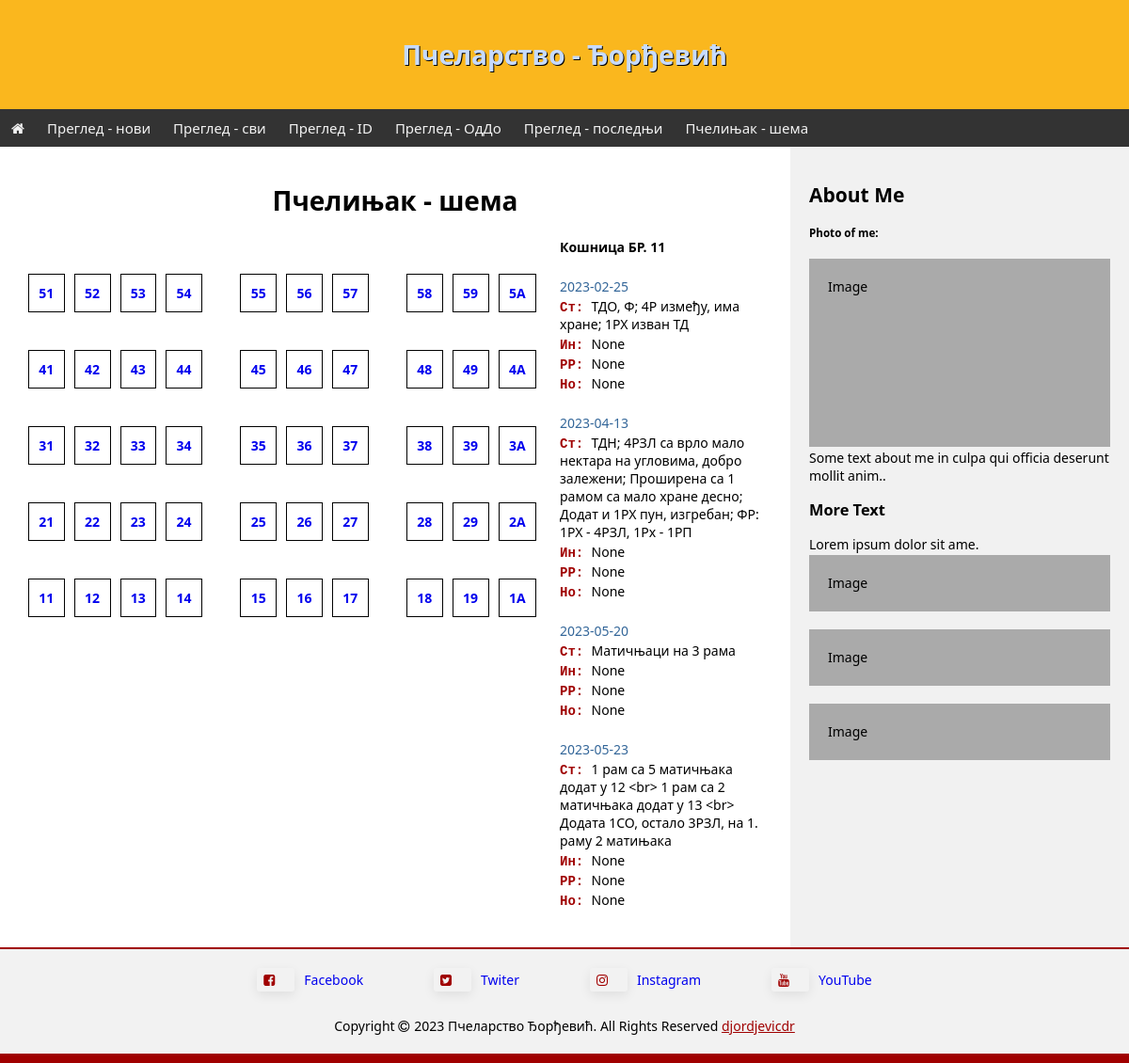
Page /shema?hive_id=11 on the committed database.
### tables this page shows
CREATE TABLE inspect (id INTEGER PRIMARY KEY ASC AUTOINCREMENT NOT NULL, hive_id TEXT (2) NOT NULL, date DATE NOT NULL, state VARCHAR (255), interv VARCHAR (255), frames VARCHAR (127), note VARCHAR (255));

### app.py (the view)
@app.route("/shema")
def shema():
    db = os.path.join(app.root_path, 'pcelinjak.db')
    con = sqlite3.connect(db)
    cur = con.cursor()
    hive_id = request.args.get("hive_id")
    if hive_id == None:
        return render_template("shema.html", hive_id=None, review=None)
    else:
        sql="""
        SELECT date, hive_id, state, interv, frames, note
        FROM inspect
        WHERE hive_id=?
        """
        cur.execute(sql, (hive_id,))
        rew=cur.fetchall()
        con.close()
        return render_template("shema.html", hive_id=hive_id, review=rew)

### templates/shema.html
{% extends 'template.html' %}
{% block content %}
<h1>Пчелињак - шема</h1>
<div class="shema">
  <div style="flex: 70%;">
    <table class="tshema">
      {% for i in ["5", "4", "3", "2", "1"] %}
        <tr>
          {% for j in ["1", "2", "3", "4", " ", "5", "6", "7", " ", "8", "9", "A"] %}
              {% if j !=" " %}
              <td>
                <a class="shemaid" href="shema?hive_id={{ i+j }}">
                  <b>{{ i+j }}</b>
                </a>
              </td>
              {% endif %}
              {% if j ==" " %}
                <td style="border: 0;"></td>
              {% endif %}
          {% endfor %}
        </tr>
      {% endfor %}
    </table>
  </div>
  <div style="flex: 30%; padding-left: 15px;">
    {% if review != None %}
      <p><b>Кошница БР. {{ hive_id }}</b></p>
      <br>
      {% for (date, hive_id, state, interv, frames, note) in review %}
        <p style="color: #336699">{{ date }}</p>
        <p><span class="vst">Ст: </span>{{ state }}</p>
	      <p><span class="vst">Ин: </span>{{ interv }}</p>
	      <p><span class="vst">РР: </span>{{ frames }}</p>
	      <p><span class="vst">Но: </span>{{ note }}</p>
        <br>
      {% endfor %}
    {% endif %}
  </div>
</div>
{% endblock content %}

### static/css/style.css (style rules this page uses)
* { box-sizing: border-box; }
body { margin: 0; font-family: 'Segoe UI', Tahoma, Geneva, Verdana, sans-serif; font-size: 14px; }
p { margin-top: 2px; margin-bottom: 2px; }
h1 { text-align: center; }
.vst { color: #a00000; font-weight: 600; font-family: 'Courier New', Courier, monospace; }
.shema { display:flex; flex-direction: row; flex-wrap: wrap; }
.shemaid { text-decoration: none; color: #0000EE; }
table.tshema { border-collapse: separate; border-spacing: 10px 40px; width: 100%; }
table.tshema td { border: 1px solid black; padding: 10px; text-align: center; border-spacing: 20px; }

### rows in the picture
inspect: date "2023-02-25", state "ТДО, Ф; 4Р између, има хране; 1РХ изван ТД", interv "None", frames "None", note "None"
inspect: date "2023-04-13", state "ТДН; 4РЗЛ са врло мало нектара на угловима, добро залежени; Проширена са 1 рамом са мало хране десно; Додат и 1РХ пун, изгребан; ФР: 1РХ - 4РЗЛ, 1Рх - 1РП", interv "None", frames "None", note "None"
inspect: date "2023-05-20", state "Матичњаци на 3 рама", interv "None", frames "None", note "None"
inspect: date "2023-05-23", state "1 рам са 5 матичњака додат у 12 <br> 1 рам са 2 матичњака додат у 13 <br> Додата 1СО, остало 3РЗЛ, на 1. раму 2 матињака", interv "None", frames "None", note "None"

### other values in the picture
{{ i+j }} "51" "52" "53" "54" "55" "56" "57" "58" "59" "5A" "41" "42" "43" "44" "45" "46" "47" "48" "49" "4A" "31" "32" "33" "34" "35" "36" "37" "38" "39" "3A" "21" "22" "23" "24" "25" "26" "27" "28" "29" "2A" "11" "12" "13" "14" "15" "16" "17" "18" "19" "1A"
{{ hive_id }} "11"
